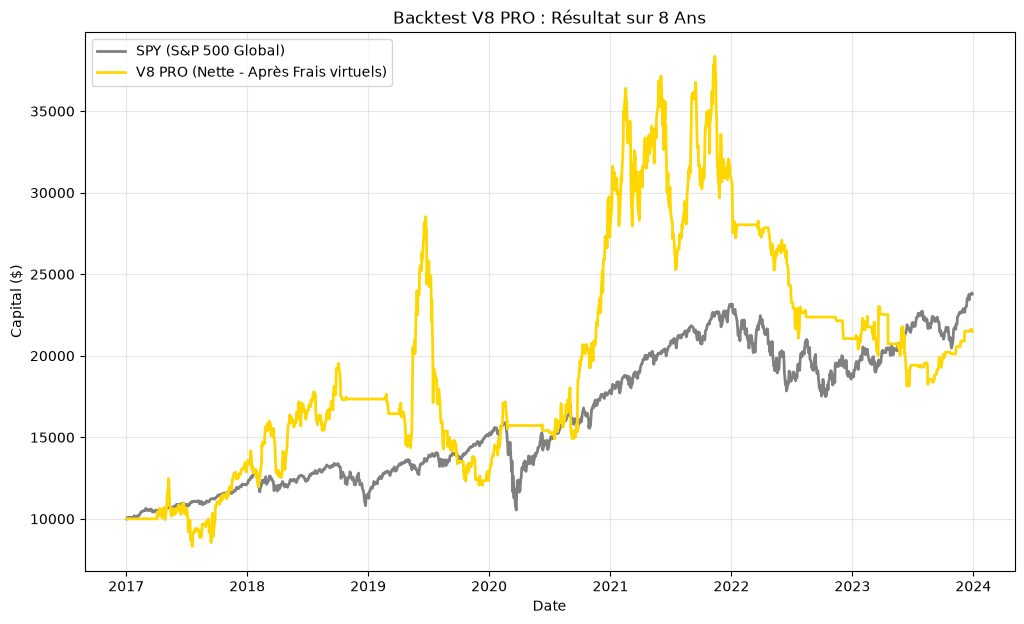

The script that saved this image:
import yfinance as yf
import pandas as pd
import numpy as np
import xgboost as xgb
import matplotlib.pyplot as plt
import warnings
warnings.filterwarnings('ignore')

# 1. PARAMETRES
START_DATE = '2016-01-01'
END_DATE = '2024-01-01'
START_TRADING_DATE = '2017-01-01' # 1 an de warmup pour l'historique initial
INITIAL_CAPITAL = 10000.0

SECTORS = {
    'CRYPTO': {
        'tickers': ['ETH-USD', 'LINK-USD', 'ADA-USD', 'XRP-USD', 'LTC-USD'],
        'benchmark': 'BTC-USD',
    },
    'MIDCAPS': {
        'tickers': ['ENPH', 'OKTA', 'CCJ', 'MDB', 'SHOP'],
        'benchmark': 'IWM',
    },
    'COMMODITIES': {
        'tickers': ['GLD', 'SLV', 'USO', 'WEAT', 'CPER'],
        'benchmark': 'DBC',
    }
}
GLOBAL_BENCHMARK = 'SPY'

def prepare_asset_features(df_asset, sector_name, series_sector_bench, series_global_bench, series_vix):
    df = df_asset.copy()
    df['Sector_Close'] = series_sector_bench
    df['Global_Close'] = series_global_bench
    
    if sector_name != 'CRYPTO' and not series_vix.empty:
        df['VIX'] = series_vix
        df['VIX'] = df['VIX'].ffill()
        
    df.dropna(subset=['Sector_Close', 'Global_Close'], inplace=True)
    
    # NOUVELLES FEATURES V8 PRO
    df['Dist_SMA_10'] = (df['Close'] / df['Close'].rolling(window=10).mean()) - 1
    df['Dist_SMA_50'] = (df['Close'] / df['Close'].rolling(window=50).mean()) - 1
    
    df['Returns'] = df['Close'].pct_change().clip(lower=-0.15, upper=0.15)
    df['Returns_5d'] = df['Close'].pct_change(periods=5).clip(lower=-0.25, upper=0.25)
    df['Returns_20d'] = df['Close'].pct_change(periods=20).clip(lower=-0.40, upper=0.40)
    df['Volatility'] = df['Returns'].rolling(window=20).std()
    
    df['Sector_Returns'] = df['Sector_Close'].pct_change()
    df['Sector_SMA_200'] = df['Sector_Close'].rolling(window=200).mean()
    df['Global_SMA_200'] = df['Global_Close'].rolling(window=200).mean()
    
    if 'VIX' in df.columns:
        df['VIX_Ratio'] = df['VIX'] / df['VIX'].rolling(window=30).mean()
    
    df['Volume_Ratio'] = df['Volume'] / df['Volume'].rolling(window=20).mean()
    df['Relative_Strength_Sector'] = df['Close'].pct_change(periods=10) - df['Sector_Close'].pct_change(periods=10)
    
    delta = df['Close'].diff()
    gain = delta.clip(lower=0).ewm(alpha=1/14, adjust=False).mean()
    loss = (-delta.clip(upper=0)).ewm(alpha=1/14, adjust=False).mean()
    rs = gain / loss
    df['RSI_14'] = 100 - (100 / (1 + rs))
    
    ema_12 = df['Close'].ewm(span=12, adjust=False).mean()
    ema_26 = df['Close'].ewm(span=26, adjust=False).mean()
    df['MACD'] = ema_12 - ema_26
    
    df['Target'] = (df['Close'].shift(-15) > df['Close']).astype(int)
    
    return df

def run_backtest():
    print(f"Téléchargement des données de {START_DATE} à {END_DATE}...")
    data_dict = {}
    
    # Download Global & VIX
    df_global = yf.download(GLOBAL_BENCHMARK, start=START_DATE, end=END_DATE, progress=False)
    if isinstance(df_global.columns, pd.MultiIndex): df_global.columns = df_global.columns.droplevel(1)
    data_dict['MASTER'] = df_global['Close']
    
    df_vix = yf.download('^VIX', start=START_DATE, end=END_DATE, progress=False)
    if isinstance(df_vix.columns, pd.MultiIndex): df_vix.columns = df_vix.columns.droplevel(1)
    data_dict['VIX'] = df_vix['Close']
    
    # Download Sectors
    for sector_name, info in SECTORS.items():
        print(f"  Téléchargement {sector_name}...")
        df_bench = yf.download(info['benchmark'], start=START_DATE, end=END_DATE, progress=False)
        if isinstance(df_bench.columns, pd.MultiIndex): df_bench.columns = df_bench.columns.droplevel(1)
        
        sector_data = {'benchmark': df_bench['Close'], 'assets': {}}
        for ticker in info['tickers']:
            df_asset = yf.download(ticker, start=START_DATE, end=END_DATE, progress=False)
            if isinstance(df_asset.columns, pd.MultiIndex): df_asset.columns = df_asset.columns.droplevel(1)
            if not df_asset.empty:
                sector_data['assets'][ticker] = df_asset
        data_dict[sector_name] = sector_data

    print("Préparation des Features V8 PRO pour chaque actif...")
    features_dict = {}
    for sector_name, info in SECTORS.items():
        features_dict[sector_name] = {}
        features = ['Dist_SMA_10', 'Dist_SMA_50', 'Returns', 'Returns_5d', 'Returns_20d', 'Volatility', 'Volume_Ratio', 'RSI_14', 'MACD', 'Sector_Returns', 'Relative_Strength_Sector']
        if sector_name != 'CRYPTO':
            features.extend(['VIX', 'VIX_Ratio'])
            
        for ticker, df_raw in data_dict[sector_name]['assets'].items():
            df_feat = prepare_asset_features(df_raw, sector_name, data_dict[sector_name]['benchmark'], data_dict['MASTER'], data_dict['VIX'])
            features_dict[sector_name][ticker] = {'df': df_feat, 'features': features}

    # Liste des jours de trading depuis START_TRADING_DATE
    trading_days = df_global[df_global.index >= START_TRADING_DATE].index
    
    capital = INITIAL_CAPITAL
    equity_curve = []
    
    # Portefeuille initial vide
    # Format : { ticker: poids } ex: {'AAPL': 0.2, 'MSFT': 0.2}
    current_portfolio = {}
    
    # Modèle (on entraîne une fois par trimestre pour gagner du temps)
    trained_models = {} # sector -> model
    last_train_month = -1
    
    print("\nLancement de la simulation (Walk-Forward) jour par jour...")
    
    for i, current_date in enumerate(trading_days):
        # 1. Calcul du rendement quotidien du portefeuille actuel
        if i > 0 and len(current_portfolio) > 0:
            daily_return = 0
            for ticker, weight in current_portfolio.items():
                # Trouver le secteur
                sec = None
                for s, info in SECTORS.items():
                    if ticker in info['tickers']: sec = s
                
                if sec and current_date in features_dict[sec][ticker]['df'].index:
                    ret = features_dict[sec][ticker]['df'].at[current_date, 'Returns']
                    if not pd.isna(ret):
                        daily_return += ret * weight
            
            capital *= (1 + daily_return)
            
        equity_curve.append({'Date': current_date, 'Equity': capital})
        
        # 2. Entraînement du modèle (1 fois par trimestre : Janvier, Avril, Juillet, Octobre)
        if current_date.month in [1, 4, 7, 10] and current_date.month != last_train_month:
            last_train_month = current_date.month
            for sector_name in SECTORS.keys():
                X_train_list, y_train_list = [], []
                for ticker, data in features_dict[sector_name].items():
                    df = data['df']
                    # Données jusqu'à HIER pour entraîner
                    df_hist = df[(df.index < current_date)].copy()
                    df_hist = df_hist.dropna()
                    if len(df_hist) > 100:
                        X_train_list.append(df_hist[data['features']])
                        y_train_list.append(df_hist['Target'])
                
                if X_train_list:
                    X_train = pd.concat(X_train_list)
                    y_train = pd.concat(y_train_list)
                    model = xgb.XGBClassifier(n_estimators=30, max_depth=3, learning_rate=0.05, subsample=0.8, n_jobs=-1, random_state=42)
                    model.fit(X_train, y_train)
                    trained_models[sector_name] = model

        # 3. Prédiction et Rebalancement (Quotidien, comme dans la V7)
        if True: # Tous les jours
            todays_predictions = []
            
            for sector_name, info in SECTORS.items():
                if sector_name not in trained_models: continue
                model = trained_models[sector_name]
                
                for ticker, data in features_dict[sector_name].items():
                    df = data['df']
                    if current_date in df.index:
                        row = df.loc[current_date]
                        
                        # Check régime
                        regime_sector_ok = row['Sector_Close'] > row['Sector_SMA_200']
                        regime_global_ok = row['Global_Close'] > row['Global_SMA_200']
                        regime_ok = regime_sector_ok if sector_name == 'COMMODITIES' else (regime_global_ok and regime_sector_ok)
                        
                        if regime_ok and not row[data['features']].isnull().any():
                            X_today = pd.DataFrame([row[data['features']]])
                            prob = model.predict_proba(X_today)[:, 1][0]
                            if prob >= 0.60:
                                todays_predictions.append({'ticker': ticker, 'prob': prob})
                                
            # Tri et Sélection Top-5
            todays_predictions.sort(key=lambda x: x['prob'], reverse=True)
            top_5 = [p['ticker'] for p in todays_predictions[:5]]
            
            # Allocation équipondérée
            new_portfolio = {}
            if len(top_5) > 0:
                weight = 1.0 / len(top_5)
                for t in top_5:
                    new_portfolio[t] = weight
            
            current_portfolio = new_portfolio
            
    # RESULTATS
    df_equity = pd.DataFrame(equity_curve)
    
    # Calcul SPY
    df_spy = df_global[(df_global.index >= START_TRADING_DATE) & (df_global.index <= END_DATE)]
    spy_ret = (df_spy['Close'].iloc[-1] / df_spy['Close'].iloc[0]) - 1
    
    algo_ret = (capital / INITIAL_CAPITAL) - 1
    
    # Max Drawdown
    df_equity['Peak'] = df_equity['Equity'].cummax()
    df_equity['Drawdown'] = (df_equity['Peak'] - df_equity['Equity']) / df_equity['Peak']
    max_dd = df_equity['Drawdown'].max()
    
    print("\n================================================")
    print("      RESULTATS DU BACKTEST V8 PRO (8 ANS)      ")
    print("================================================")
    print(f"Période          : {START_TRADING_DATE} à {END_DATE}")
    print(f"Capital Initial  : ${INITIAL_CAPITAL:,.2f}")
    print(f"Capital Final    : ${capital:,.2f}")
    print(f"Rendement Algo   : {algo_ret*100:+.2f}%")
    print(f"Rendement S&P500 : {spy_ret*100:+.2f}%")
    print(f"Max Drawdown     : -{max_dd*100:.2f}%")
    print("================================================")
    print("La simulation prend en compte le filtre de marché (SMA 200) et le Momentum.")
    
    plt.figure(figsize=(12, 7))
    # df_spy contient des Series, on veut le Close normalisé
    spy_normalized = (df_spy['Close'] / df_spy['Close'].iloc[0]) * INITIAL_CAPITAL
    df_equity.set_index('Date', inplace=True)
    
    plt.plot(spy_normalized.index, spy_normalized, label='SPY (S&P 500 Global)', color='grey', linewidth=2)
    plt.plot(df_equity.index, df_equity['Equity'], label='V8 PRO (Nette - Après Frais virtuels)', color='gold', linewidth=2)
    plt.title('Backtest V8 PRO : Résultat sur 8 Ans')
    plt.xlabel('Date')
    plt.ylabel('Capital ($)')
    plt.legend()
    plt.grid(alpha=0.3)
    plt.savefig('backtest_v8.png', bbox_inches='tight')
    print("Graphique sauvegardé sous 'backtest_v8.png'")

if __name__ == '__main__':
    run_backtest()
